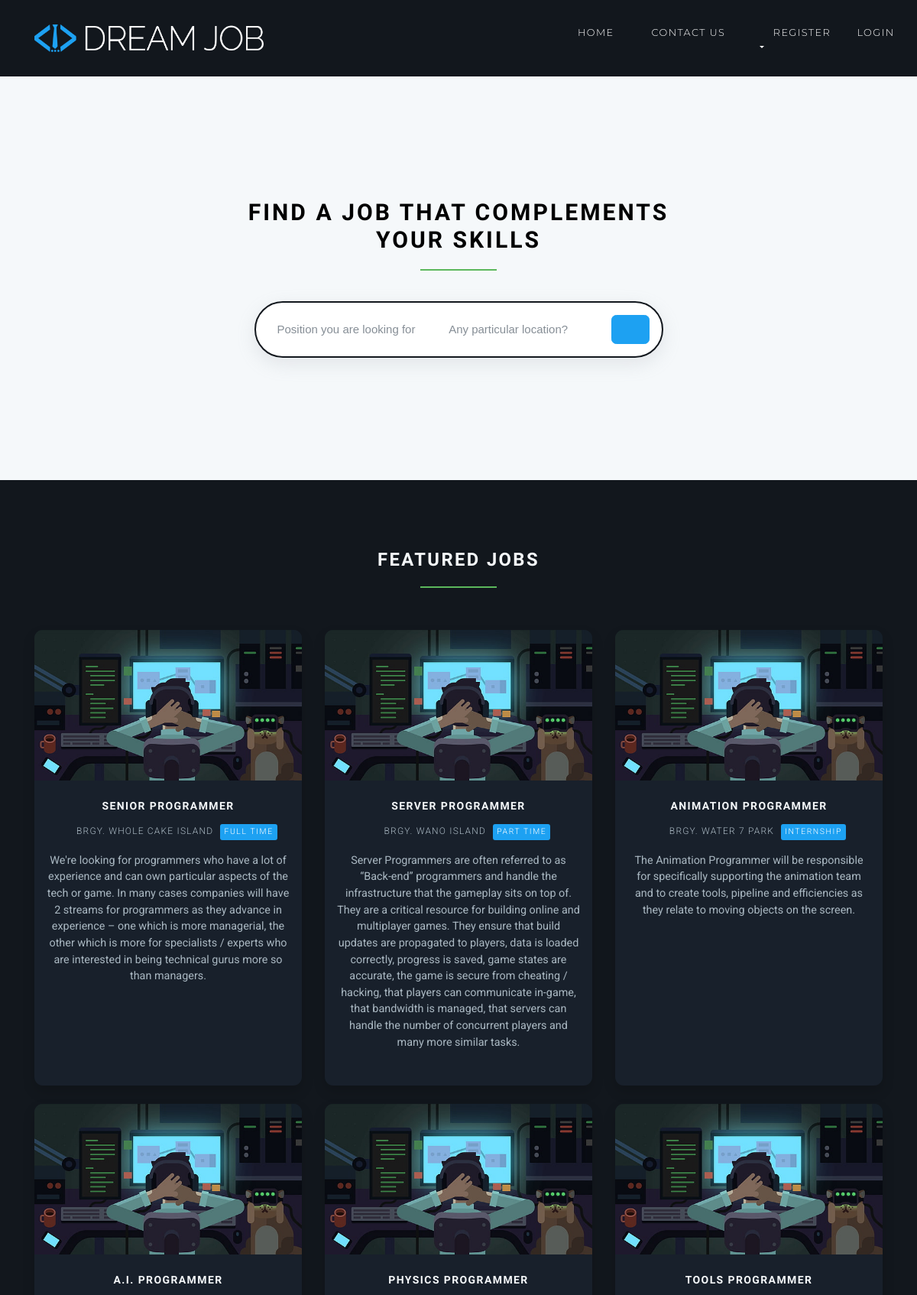
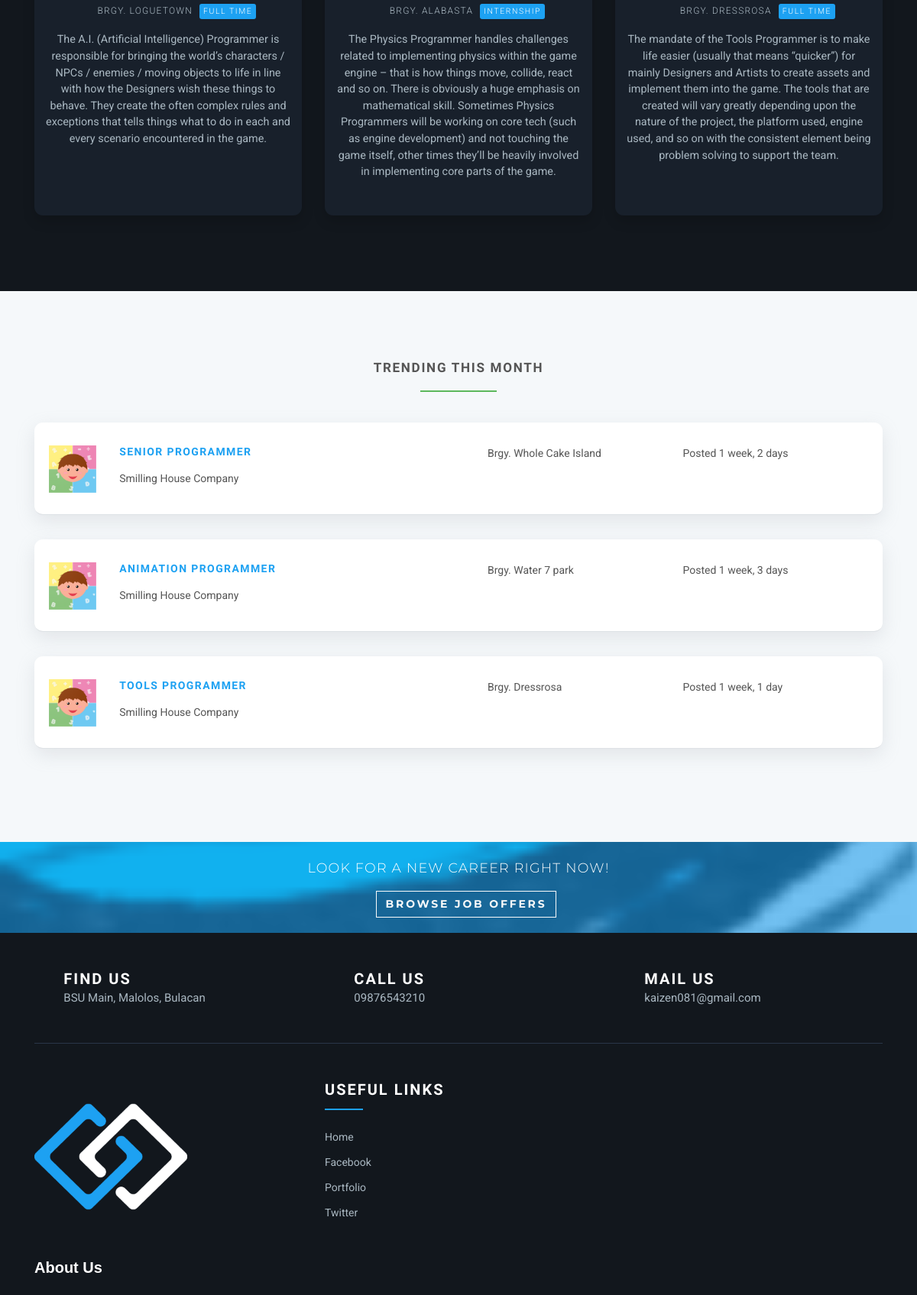
The page / (upper part) on the database its author committed (2 pictures, top to bottom).
### jobsapp/models.py (models this page shows, shortened)
class Job(models.Model):
    user = models.ForeignKey(User, on_delete=models.CASCADE)
    title = models.CharField(max_length=300)
    description = models.TextField()
    location = models.CharField(max_length=150)
    type = models.CharField(choices=JOB_TYPE, max_length=10)
    category = models.CharField(max_length=100)
    last_date = models.DateTimeField()
    company_name = models.CharField(max_length=100)
    company_description = models.CharField(max_length=300)
    website = models.CharField(max_length=100, default="")
    created_at = models.DateTimeField(default=timezone.now)
    filled = models.BooleanField(default=False)

### jobsapp/views/home.py (the view)
# urls.py: path('', HomeView.as_view(), name='home'),
class HomeView(ListView):
    model = Job
    template_name = 'home.html'
    context_object_name = 'jobs'
    def get_queryset(self):
        return self.model.objects.all()[:6]
    def get_context_data(self, **kwargs):
        context = super().get_context_data(**kwargs)
        context['trendings'] = self.model.objects.filter(created_at__month=timezone.now().month)[:3]
        return context

### templates/home.html (shortened to what this page needs)
{% extends 'base.html' %}
{% load static %}
{% block content %}
    <section class="bg-light-custom">
    <div class="container1">
        <div class="row">
            <div class="col-lg-6 mx-auto ">
                    <h2 class="heading a" style="color: black">Find a job that complements your skills
                    </h2>
                    <form id="job-main-form" method="get" action="{% url 'jobs:searh' %}" class="job-main-form">
                        <div class="controls" style="color: white;">
                            <div class="row align-items-center">
                                <div class="form-group1">
                                    <input type="text" id="profession" name="position"
                                           placeholder="Position you are looking for" class="form-control form-control1">
                                    <input type="text" id="location" name="location"
                                           placeholder="Any particular location?" class="form-control form-control1">
                                    <button type="submit" class="btn btn-outline-blue-primary">
                                        <i class="fa fa-search" aria-hidden="true"></i>
                                    </button>
                                </div>
                            </div>
                        </div>
                    </form>
                </div>
            </div>
        </div>
    </section>
    <section class="bg-dark-custom">
        <div class="container">
            <h3 class="heading featured-jobs-heading">Featured jobs</h3>
            <div class="row featured align-items-stretch">
                {% for job in jobs %}
                    <div class="col-lg-4 mb-4 mb-lg-4">
                        <div class="box-image-text bg-visible full-height rounded shadow">
                            <div class="top">
                                <a href="#">
                                    <div class="image">
                                        <img src="{% static 'img/game_dev.jpg' %}" alt="" class="img-fluid">
                                    </div>
                                </a>
                            </div>
                            <div class="content">
                                <h5><a href="{% url 'jobs:jobs-detail' job.id %}">{{ job.title }}</a></h5>
                                <p class="featured__details"><i class="fa fa-map-marker job__location"></i>
                                    {{ job.location }}
                                    {% if job.type == '1' %}
                                        <span class="badge featured-badge">Full time</span>
                                    {% elif job.type == '2' %}
                                        <span class="badge featured-badge">Part time</span>
                                    {% else %}
                                        <span style="color: #ffffff;" class="badge featured-badge">Internship</span>
                                    {% endif %}
                                </p>
                                <p>{{ job.description }}</p>
                            </div>
                        </div>
                    </div>
                {% endfor %}
            </div>
        </div>
    </section>
    <section class="trending-section">
        <div class="container">
            <h4 class="heading">Trending this month</h4>
            {% for trending in trendings %}
                <div class="job-listing  job-listing--last">
                    <div class="row">
                        <div class="col-md-12 col-lg-6">
                            <div class="row">
                                <div class="col-2">
                                    <img src="{% static 'img/test_logo.png' %}"
                                         alt="ShareBoardd " class="img-fluid">
                                </div>
                                <div class="col-10">
                                    <h5 class="job__title">
                                        <a href="{% url 'jobs:jobs-detail' trending.id %}">{{ trending.title }}</a>
                                    </h5>
                                    <p class="job__company">
                                        {{ trending.company_name }}
                                    </p>
                                </div>
                            </div>
                        </div>
                        <div class="col-10 col-md-3 col-lg-3 ml-auto"><i class="fa fa-map-marker job__location"></i>
                            {{ trending.location }}
                        </div>
                        <div class="col-10 col-md-3 col-lg-2 ml-auto">
                            <p>Posted {{ trending.created_at|timesince }}</p>
                        </div>
                        <div class="col-sm-12 col-md-2 col-lg-1">
                            <div class="job__star">
                                <a href="#" data-toggle="tooltip" data-placement="top"
                                   title="Save to favourites" class="job__star__link">
                                    <i class="fa fa-star"></i>
                                </a>
                            </div>
                        </div>
                    </div>
                </div>
            {% endfor %}
        </div>
    </section>
    <section style="background-image: url({% static 'img/jb.png' %}); " class="section-divider">
        <div class="overlay"></div>
        <div class="container">
            <div class="row">
                <div class="col-lg-12 text-center">
                    <p>Look for a new career right now! </p>
                    <p><a href="{% url 'jobs:jobs' %}" class="btn btn-outline-light">Browse Job Offers </a></p>
                </div>
            </div>
        </div>
    </section>
{% endblock %}

### static/css/custom.css (style rules this page uses)
body { background-color: #F5F8FA; overflow-x: hidden; }
h1, h2, h3, h4, h5, h6, .h1, .h2, .h3, .h4, .box-simple h3, .box-image .name h3, .box-image-text .top .name h3, .box-image-text .top .name h4, .h5, .h6, .box-image-text .content h5 a { font-family: "Raleway", Helvetica, Arial, sans-serif; }
.bg-light-custom { padding: 20vh 0; }
.job-main-form { padding: 0 1.5rem; }
.form-group1 { margin: 0 1rem; background: white; border: 2px solid #12171d; width: 100%; padding: 1rem; display: flex; justify-content: space-between; border-radius: 50px; align-items: center; gap: 1rem; box-shadow: rgba(149, 157, 165, 0.2) 0px 8px 24px; }
.form-control1 { flex: 1; padding: 0.375rem 0.75rem; background-color: white; border-radius: 30px; border: none; display: flex; align-items: center; }
.rounded { border-radius:0.7rem !important; }
.top { overflow:hidden; }
.top .img-fluid { transition: transform 1.5s ease; }
.box-image-text .featured__details, .badge { font-family: "Roboto", Helvetica, Arial, sans-serif; }
.container .featured-jobs-heading, .box-image-text .content h5 a { color: #F5F8FA; }
.heading:after { background-color: #5cb85c; }
.fa-map-marker, .accent { color: #F41F4E; }
.fa-map-marker { font-size: 1rem; }
.badge { color: #fff; background-color: #1da1f2; }
.bg-dark-custom { background-color: #12171d; }
.box-image-text { background: #18202b; }
.box-image-text .content p { color: #AAB8C2; }
.trending-section, .found-jobs-section, .job-form-section { background-color: #F5F8FA; }
.job-listing.job-listing--last, .job-listing { margin-bottom: 2rem; }
.job-form-section-inner, .job-listing { box-shadow: rgba(149, 157, 165, 0.2) 0px 8px 24px; }
.job-listing { padding-bottom: 20px; background-color: #fff; border-radius: 0.7rem; border: none; }
.job-listing .job__title a, .page-link, .page-link:hover { color: #1DA1F2; }
.page-item.active .page-link, .btn-outline-blue-primary { background-color: #1DA1F2; border-color: #1DA1F2; }
.btn-outline-blue-primary { transition: filter 300ms ease; }
.btn-outline-blue-primary i { color: #fff; line-height: 1.5rem; }
input#profession, input#position, input#location, .btn-outline-blue-primary { border-radius: 0.4rem; }
section.section-divider .overlay { background: #1da1f2; }

### rows shown on the page
Job: title "SENIOR PROGRAMMER", location "BRGY. WHOLE CAKE ISLAND", type "FULL TIME", description "We're looking for programmers who have a lot of experience and can own particular aspects of the tech or game. In many cases companies will have 2 streams for programmers as they advance in experience – one which is more managerial, the other which is more for specialists / experts who are interested in being technical gurus more so than managers.", company_name "Smilling House Company", location "Brgy. Whole Cake Island", created_at "1 week, 2 days"
Job: title "SERVER PROGRAMMER", location "BRGY. WANO ISLAND", type "PART TIME", description "Server Programmers are often referred to as “Back-end” programmers and handle the infrastructure that the gameplay sits on top of. They are a critical resource for building online and multiplayer games. They ensure that build updates are propagated to players, data is loaded correctly, progress is saved, game states are accurate, the game is secure from cheating / hacking, that players can communicate in-game, that bandwidth is managed, that servers can handle the number of concurrent players and many more similar tasks."
Job: title "ANIMATION PROGRAMMER", location "BRGY. WATER 7 PARK", type "INTERNSHIP", description "The Animation Programmer will be responsible for specifically supporting the animation team and to create tools, pipeline and efficiencies as they relate to moving objects on the screen.", company_name "Smilling House Company", location "Brgy. Water 7 park", created_at "1 week, 3 days"
Job: title "A.I. PROGRAMMER", location "BRGY. LOGUETOWN", type "FULL TIME", description "The A.I. (Artificial Intelligence) Programmer is responsible for bringing the world’s characters / NPCs / enemies / moving objects to life in line with how the Designers wish these things to behave. They create the often complex rules and exceptions that tells things what to do in each and every scenario encountered in the game."
Job: title "PHYSICS PROGRAMMER", location "BRGY. ALABASTA", type "INTERNSHIP", description "The Physics Programmer handles challenges related to implementing physics within the game engine – that is how things move, collide, react and so on. There is obviously a huge emphasis on mathematical skill. Sometimes Physics Programmers will be working on core tech (such as engine development) and not touching the game itself, other times they’ll be heavily involved in implementing core parts of the game."
Job: title "TOOLS PROGRAMMER", location "BRGY. DRESSROSA", type "FULL TIME", description "The mandate of the Tools Programmer is to make life easier (usually that means “quicker”) for mainly Designers and Artists to create assets and implement them into the game. The tools that are created will vary greatly depending upon the nature of the project, the platform used, engine used, and so on with the consistent element being problem solving to support the team.", company_name "Smilling House Company", location "Brgy. Dressrosa", created_at "1 week, 1 day"
